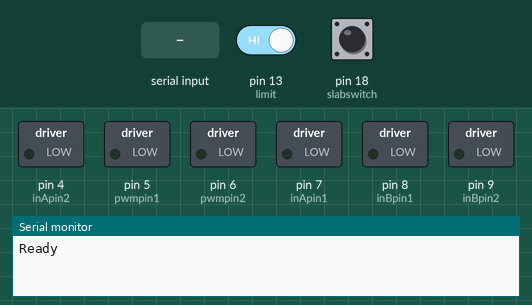
Bench run of a program on a simulated Arduino Uno, built with avr-gcc and run on an emulated ATmega328P. Shown: switched loads named in the program (green lamp = pin HIGH), the last lines printed to the serial monitor. Inputs (shaded band) come from the test bench; at power-on: pin 18 (slabswitch) HIGH, pin 13 (limit) HIGH.

Above: at 2.2 s.
2.3 s: "g\n" received over Serial
At 2.7 s:
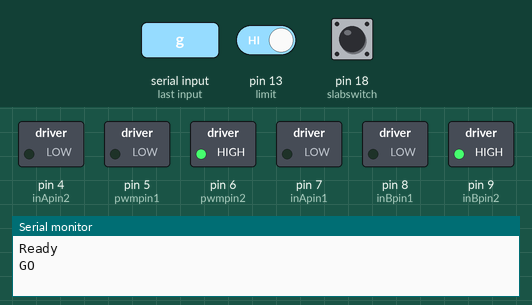
3.8 s: pin 18 (slabswitch) pulled LOW for 0.15 s
At 4.9 s:
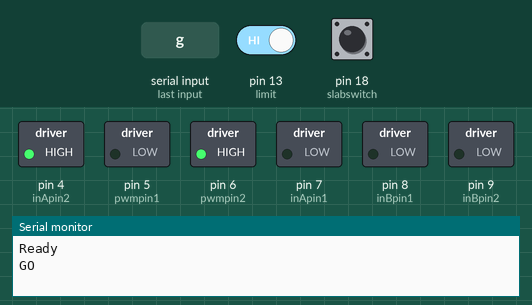
6.7 s: pin 18 (slabswitch) pulled LOW for 1 s
At 9.1 s:
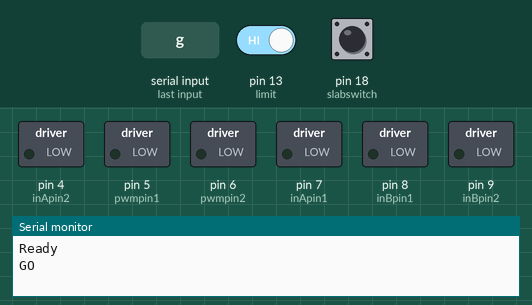
10.7 s: "g\n" received over Serial
At 11.5 s:
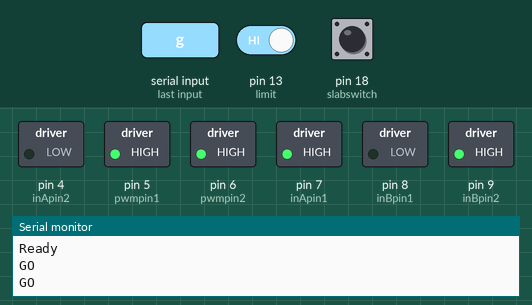
12.2 s: pin 18 (slabswitch) pulled LOW for 0.15 s
At 12.6 s:
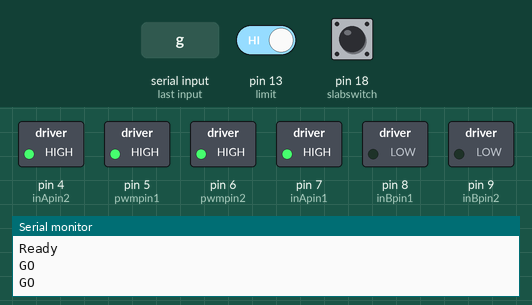
Timing chart, 0 to 15.2 s (numbered marks = the images above; inputs shaded):
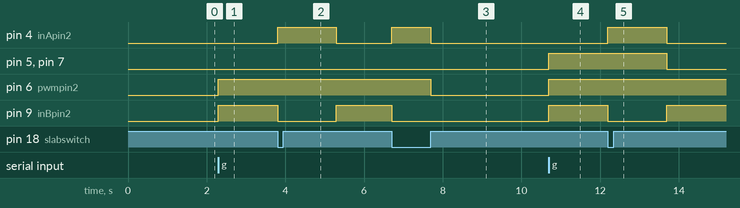

The program:

main.cpp
```cpp
#include <Arduino.h>

#define MtrBrake 0
#define ClockWise 1
#define CClockWise 2
#define GndBreak 3
#define CounterSenseThresHold 100

///// Motor 1 ///// Pull
const int inApin1 = 7;
const int inBpin1 = 8;
const int pwmpin1 = 5;
///// Motor 2 ///// Slab
const int inApin2 = 4;
const int inBpin2 = 9;
const int pwmpin2 = 6;


bool limit_logic = false;

const int limit = 13;

const int slabswitch = 18;

const int switchPin1 = 10;
// const int switchPin2 = 11;
unsigned int main_state = 0;

int interprete = 0;
String message = "";
int cmd_from_serial = 0;

int machine_state = 0;
bool start_func = false;

// TIMER
unsigned long pretime = 0;


void motor1off();
void motor1Go(uint8_t direct, uint8_t pwm);
void motor2off();
void motor2Go(uint8_t direct, uint8_t pwm);


void setup()
{
  Serial.begin(115200);
  delay(1000);
  Serial.flush();
  pinMode(inApin1, OUTPUT);
  pinMode(inBpin1, OUTPUT);
  pinMode(pwmpin1, OUTPUT);
  pinMode(inApin2, OUTPUT);
  pinMode(inBpin2, OUTPUT);
  pinMode(pwmpin2, OUTPUT);
  pinMode(limit, INPUT_PULLUP);
  pinMode(slabswitch, INPUT_PULLUP);
  pinMode(switchPin1, INPUT_PULLUP);
  motor1off();
  motor2off();
  Serial.println("Ready");
}

void loop()
{
  if(Serial.available())
    {
      char inByte = Serial.read();
      if(inByte == '\n')
      {
        interprete = 1;
        cmd_from_serial = 1;
      }
      else
      {
        message = message + String(inByte);
      }
    }
  if(interprete == 1)
      {
        if(cmd_from_serial == 1)
        {
          switch (message[0])
          {
            case 'g':
            {
              Serial.println("GO");
              machine_state = 1;
              start_func = true;
              break;
            }
            case 'r':
            {
              Serial.println("reset");
              asm volatile ("jmp 0");
              break;
            }
            case 's':
            {
              Serial.println("stop");
              motor1off();
              motor2off();
              break;
            }
            default:
            {
              Serial.println("Invalid Command");
              machine_state = 0;
              start_func = false;
              break;
            }
          }
        }
        message = "";
        interprete = 0;
      }
  if(start_func == true)
    {
      switch(machine_state)
          {
            case 1:
              {
                motor2Go(CClockWise, 255);
                machine_state = 2;
                break;
              }
            case 2:
              {
                if(digitalRead(slabswitch) == 0)
                {
                  motor2off();
                  machine_state = 3;
                }
                break;
              }
            case 3:
            {
              motor2Go(ClockWise, 255);
              pretime = millis();
              machine_state = 4;
              break;
            }
            case 4:
            {
              if(millis() - pretime >= 1500)
              {
                motor2off();
                machine_state = 5;
              }
              break;
            }
            case 5:
            {
              motor1Go(CClockWise, 255);
              machine_state = 6;
              break;
            }
            case 6:
            {
              if(digitalRead(limit) == 1)
              {
                motor1off();
                machine_state = 7;
              }
              break;
            }
            case 7:
            {
              motor2Go(CClockWise, 255);
              machine_state = 8;
              break;
            }
            case 8:
            {
              if(digitalRead(slabswitch) == 0)
              {
                motor2off();
                machine_state = 9;
              }
              break;
            }
            case 9:
            {
              motor2Go(ClockWise, 255);
              pretime = millis();
              machine_state = 10;
              break;
            }
            case 10:
            {
              if(millis() - pretime >= 1000)
              {
                motor2off();
                pretime = millis();
                machine_state = 11;
              }
              break;
            }
            case 11:
            {
              if(millis() - pretime >= 3000)
              {
                motor1Go(ClockWise, 255);
                pretime = millis();
                machine_state = 12;
              }
              break;
            }
            case 12:
            {
              if(millis() - pretime >= 2000)
              {
                motor1off();
                machine_state = 13;
              }
              break;
            }
            case 13:
            {
              motor2Go(CClockWise, 255);
              machine_state = 14;
              break;
            }
            case 14:
            {
              if(digitalRead(slabswitch) == 0)
              {
                motor2off();
                machine_state = 15;
              }
              break;
            }
            case 15:
            {
              start_func = false;
              break;
            }

            default:
              {
                break;
                start_func = false;
              }
          }
    }

}

void motor1off()
{
  digitalWrite(inApin1, LOW);
  digitalWrite(inBpin1, LOW);
  analogWrite(pwmpin1, 0);
}

void motor1Go(uint8_t direct, uint8_t pwm)
{
  if (direct <= 3)
  {
    digitalWrite(inApin1, (direct <= 1) ? HIGH : LOW);
    digitalWrite(inBpin1, (direct == 0 || direct == 2) ? HIGH : LOW);
    analogWrite(pwmpin1, pwm);
  }
}

void motor2off()
{
  digitalWrite(inApin2, LOW);
  digitalWrite(inBpin2, LOW);
  analogWrite(pwmpin2, 0);
}

void motor2Go(uint8_t direct, uint8_t pwm)
{
  if (direct <= 3)
  {
    digitalWrite(inApin2, (direct <= 1) ? HIGH : LOW);
    digitalWrite(inBpin2, (direct == 0 || direct == 2) ? HIGH : LOW);
    analogWrite(pwmpin2, pwm);
  }
}
```

Measured:
- after the input at 2.3 s, pin 6 (pwmpin2), pin 9 (inBpin2): LOW → HIGH at once
- after the input at 3.8 s, pin 4 (inApin2): LOW → HIGH at once, → LOW 1.5 s later; pin 9 (inBpin2): HIGH → LOW at once, → HIGH 1.5 s later
- after the input at 6.7 s, pin 4 (inApin2): LOW → HIGH at once, → LOW 1.0 s later; pin 5 (pwmpin1), pin 7 (inApin1): LOW → HIGH after 4.0 s; pin 6 (pwmpin2): HIGH → LOW after 1.0 s; pin 9 (inBpin2): HIGH → LOW at once
- after the input at 10.7 s, pin 6 (pwmpin2), pin 9 (inBpin2): LOW → HIGH at once
- after the input at 12.2 s, pin 4 (inApin2): LOW → HIGH at once, → LOW 1.5 s later; pin 5 (pwmpin1), pin 7 (inApin1): HIGH → LOW after 1.5 s; pin 9 (inBpin2): HIGH → LOW at once, → HIGH 1.5 s later
